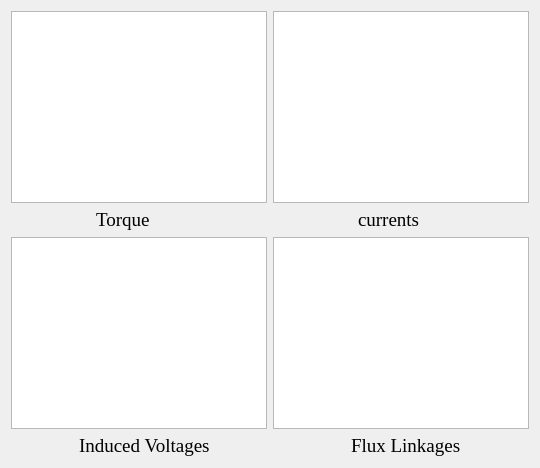
           <widget class="QWidget" name="tab_16">
            <property name="font">
             <font>
              <family>新宋体</family>
              <pointsize>14</pointsize>
             </font>
            </property>
            <attribute name="title">
             <string>Result</string>
            </attribute>
            <layout class="QVBoxLayout" name="verticalLayout_30">
             <item>
              <layout class="QVBoxLayout" name="verticalLayout_28" stretch="10,1">
               <item>
                <layout class="QHBoxLayout" name="horizontalLayout_49">
                 <item>
                  <widget class="PlotWidget" name="graphicsView1"/>
                 </item>
                 <item>
                  <widget class="PlotWidget" name="graphicsView2"/>
                 </item>
                </layout>
               </item>
               <item>
                <layout class="QHBoxLayout" name="horizontalLayout_78" stretch="2,2,4,2,2">
                 <item>
                  <spacer name="horizontalSpacer_92">
                   <property name="orientation">
                    <enum>Qt::Horizontal</enum>
                   </property>
                   <property name="sizeHint" stdset="0">
                    <size>
                     <width>40</width>
                     <height>20</height>
                    </size>
                   </property>
                  </spacer>
                 </item>
                 <item>
                  <widget class="QLabel" name="label_62">
                   <property name="sizePolicy">
                    <sizepolicy hsizetype="Preferred" vsizetype="Preferred">
                     <horstretch>0</horstretch>
                     <verstretch>0</verstretch>
                    </sizepolicy>
                   </property>
                   <property name="font">
                    <font>
                     <family>Times New Roman</family>
                     <pointsize>14</pointsize>
                    </font>
                   </property>
                   <property name="text">
                    <string>Torque</string>
                   </property>
                   <property name="textFormat">
                    <enum>Qt::AutoText</enum>
                   </property>
                  </widget>
                 </item>
                 <item>
                  <spacer name="horizontalSpacer_93">
                   <property name="orientation">
                    <enum>Qt::Horizontal</enum>
                   </property>
                   <property name="sizeHint" stdset="0">
                    <size>
                     <width>40</width>
                     <height>20</height>
                    </size>
                   </property>
                  </spacer>
                 </item>
                 <item>
                  <widget class="QLabel" name="label_63">
                   <property name="font">
                    <font>
                     <family>Times New Roman</family>
                     <pointsize>14</pointsize>
                    </font>
                   </property>
                   <property name="text">
                    <string>currents</string>
                   </property>
                  </widget>
                 </item>
                 <item>
                  <spacer name="horizontalSpacer_94">
                   <property name="orientation">
                    <enum>Qt::Horizontal</enum>
                   </property>
                   <property name="sizeHint" stdset="0">
                    <size>
                     <width>40</width>
                     <height>20</height>
                    </size>
                   </property>
                  </spacer>
                 </item>
                </layout>
               </item>
              </layout>
             </item>
             <item>
              <layout class="QVBoxLayout" name="verticalLayout_29" stretch="10,1">
               <item>
                <layout class="QHBoxLayout" name="horizontalLayout_50">
                 <item>
                  <widget class="PlotWidget" name="graphicsView3"/>
                 </item>
                 <item>
                  <widget class="PlotWidget" name="graphicsView4"/>
                 </item>
                </layout>
               </item>
               <item>
                <layout class="QHBoxLayout" name="horizontalLayout_79" stretch="1,1,2,1,1">
                 <item>
                  <spacer name="horizontalSpacer_95">
                   <property name="orientation">
                    <enum>Qt::Horizontal</enum>
                   </property>
                   <property name="sizeHint" stdset="0">
                    <size>
                     <width>40</width>
                     <height>20</height>
                    </size>
                   </property>
                  </spacer>
                 </item>
                 <item>
                  <widget class="QLabel" name="label_64">
                   <property name="font">
                    <font>
                     <family>Times New Roman</family>
                     <pointsize>14</pointsize>
                    </font>
                   </property>
                   <property name="text">
                    <string>Induced Voltages</string>
                   </property>
                  </widget>
                 </item>
                 <item>
                  <spacer name="horizontalSpacer_96">
                   <property name="orientation">
                    <enum>Qt::Horizontal</enum>
                   </property>
                   <property name="sizeHint" stdset="0">
                    <size>
                     <width>40</width>
                     <height>20</height>
                    </size>
                   </property>
                  </spacer>
                 </item>
                 <item>
                  <widget class="QLabel" name="label_65">
                   <property name="font">
                    <font>
                     <family>Times New Roman</family>
                     <pointsize>14</pointsize>
                    </font>
                   </property>
                   <property name="text">
                    <string>Flux Linkages</string>
                   </property>
                  </widget>
                 </item>
                 <item>
                  <spacer name="horizontalSpacer_97">
                   <property name="orientation">
                    <enum>Qt::Horizontal</enum>
                   </property>
                   <property name="sizeHint" stdset="0">
                    <size>
                     <width>40</width>
                     <height>20</height>
                    </size>
                   </property>
                  </spacer>
                 </item>
                </layout>
               </item>
              </layout>
             </item>
            </layout>
           </widget>
